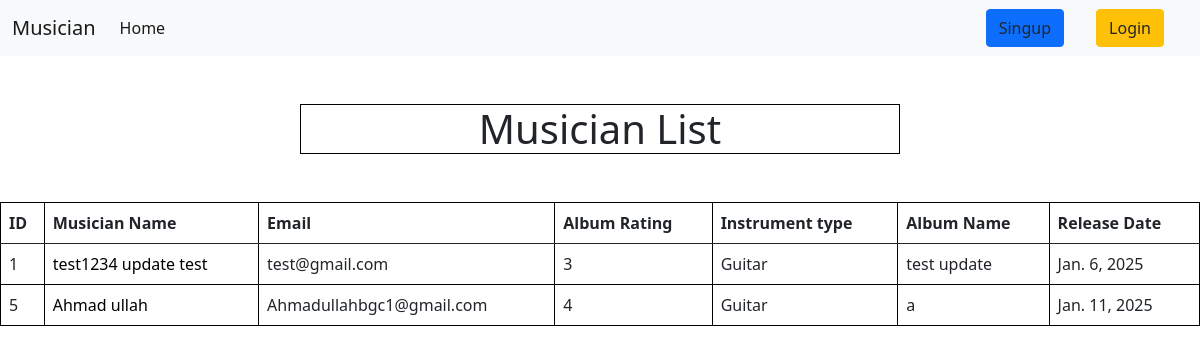
The page / on the database its author committed.
### a_musician/models.py (models this page shows, shortened)
class MusicianModel(models.Model):
    FirstName = models.CharField(max_length=255)
    LastName = models.CharField(max_length=255)
    Email = models.EmailField(max_length=255)
    Phone_number = models.IntegerField()
    Instrument_type = models.CharField(max_length=255)

### album/models.py (models this page shows, shortened)
class AlbumModel(models.Model):
    AlbumName = models.CharField(max_length=255)
    musician = models.ForeignKey(MusicianModel,on_delete=models.CASCADE,related_name='albums')
    ReleaseDate = models.DateField()
    value = [
        (1, '1'),
        (2, '2'),
        (3, '3'),
        (4, '4'),
        (5, '5'),
    ]
    rating = models.IntegerField(choices=value,default=2)

### a_musician/views.py (the view)
# urls.py: path('',views.showMusician,name='homepage'),
def showMusician(request):
    musicians = models.MusicianModel.objects.all()
    albums = models.MusicianModel.objects.prefetch_related('albums')
    return render(request,'home.html',{'musicians':musicians ,'albums' : albums})

### a_musician/templates/home.html (shortened to what this page needs)
{% extends "base.html" %}
{% block content %}
<h1 class="m-auto w-50 mt-5">Musician List</h1><br><br>
<table class="table">
    <thead>
      <tr>
        <th scope="col">ID</th>
        <th scope="col">Musician Name</th>
        <th scope="col">Email</th>
        <th scope="col">Album Rating</th>
        <th scope="col">Instrument type</th>
        <th scope="col">Album Name</th>
        <th scope="col">Release Date</th>
      </tr>
    </thead>
    <tbody>
        {% if musicians %}
        {% for mu in musicians %}
        <tr>
            <td>{{ mu.id }}</td>
            <td><a href=" {% url 'editmusician' mu.id%} ">{{ mu.FirstName}} {{mu.LastName}}</a></td>
            <td>{{ mu.Email }}</td>
            <td>
                {% for al in mu.albums.all %}
                {{ al.rating}}<br>
                {% endfor %}</td>
            <td>{{ mu.Instrument_type }}</td>
            <td>
                {% for al in mu.albums.all %}
                    {{ al.AlbumName }}<br>
                {% endfor %}
            </td>
            <td>
                {% for al in mu.albums.all %}
                    {{ al.ReleaseDate }}<br>
                {% endfor %}
            </td>
        </tr>
        {% endfor %}
        {% else %}
        <tr>
          <td colspan="8"><h1>No musicians Data found</h1></td>
        </tr>
        {% endif %}
    </tbody>
</table>
{% endblock content %}

### templates/base.html (shortened to what this page needs)
<!DOCTYPE html>
<html lang="en">
<head>
    <link href="https://cdn.jsdelivr.net/npm/bootstrap@5.0.2/dist/css/bootstrap.min.css" rel="stylesheet">
</head>
<nav class="navbar navbar-expand-lg navbar-light bg-light">
    <div class="container-fluid">
      <a class="navbar-brand" href="{% url "homepage" %}">Musician</a>
      <div class="collapse navbar-collapse" id="navbarSupportedContent">
        <ul class="navbar-nav me-auto mb-2 mb-lg-0">
          <li class="nav-item">
            <a class="nav-link active" aria-current="page" href=" {% url "homepage" %} ">Home</a>
          </li>
        </ul>
        <div class="d-flex">
          {% if request.user.is_authenticated %}
          <button class="btn btn-danger" type="submit"><a class="text-dark text-decoration-none" href="{% url "logout" %}">Logout</a></button>
          {% else %}
          <button class="btn btn-primary mx-2" type="button"><a class="text-dark text-decoration-none" href="{% url "registration" %}">Singup</a></button>
          <button class="btn btn-warning mx-4"  type="button"><a class="text-dark text-decoration-none" href="{% url "login" %}">Login</a></button>
          {% endif %}
        </div>
      </div>
    </div>
  </nav>
<body>
    {% block content %}
    {% endblock content %}
</body>
</html>

### a_musician/templates/home.html (style rules this page uses)
.table { border-collapse: collapse; border: 1px solid black; }
.table th, .table td { border: 1px solid black; padding: 8px; text-align: left; }
h1 { text-align: center; border: 1px solid black; }
a { text-decoration: none; color : black; }

### rows shown on the page
MusicianModel: id "1", FirstName "test1234 update", LastName "test", Email "test@gmail.com", Instrument_type "Guitar"
AlbumModel: rating "3", AlbumName "test update", ReleaseDate "Jan. 6, 2025"
MusicianModel: id "5", FirstName "Ahmad", LastName "ullah", Email "Ahmadullahbgc1@gmail.com", Instrument_type "Guitar"
AlbumModel: rating "4", AlbumName "a", ReleaseDate "Jan. 11, 2025"
